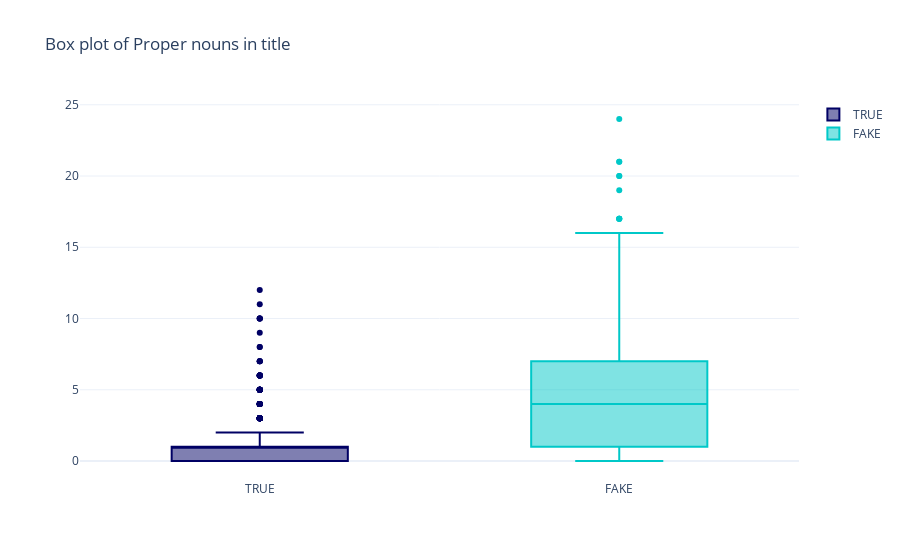

The cell this chart's notebook holds for it:
### Code cell
fig = go.Figure()
fig.add_trace(go.Box(y=x1, name='TRUE',
                marker_color = 'rgb(0, 0, 100)'))
fig.add_trace(go.Box(y=x2, name = 'FAKE',
                marker_color = 'rgb(0, 200, 200)'))
fig.update_layout(title_text='Box plot of Proper nouns in title', template="plotly_white")
fig.show()

### Figure 1 — Plotly figure (JSON) as saved in the notebook; plotly's stock layout.template omitted (floating-point values rounded to 4 significant figures; data arrays with more than 128 entries replaced by an {"elided": "..."} marker saying what was removed)
{"data": [{"marker": {"color": "rgb(0, 0, 100)"}, "name": "TRUE", "type": "box", "y": {"elided": "586 int values"}}, {"marker": {"color": "rgb(0, 200, 200)"}, "name": "FAKE", "type": "box", "y": {"elided": "578 int values"}}], "layout": {"title": {"text": "Box plot of Proper nouns in title"}}}
